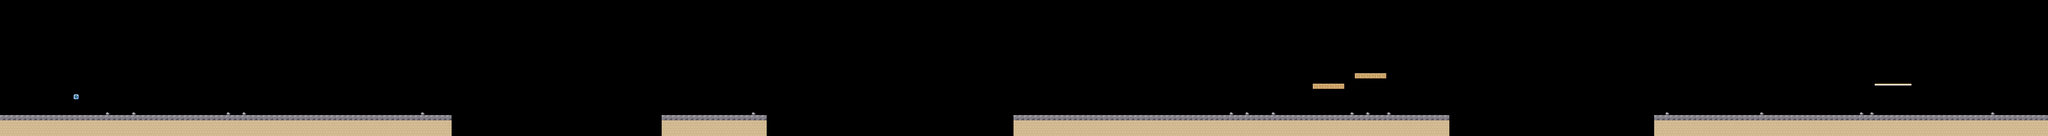

Tiled map render using the project's own tile images. Description and the map definition, with tile-layer contents summarised, below:
An orthogonal 390x26 tile map with 32x32 px tiles, 5 tile layers (background, terrain, blocks, collectibles, ...) and 86 objects (43x lily_pad, 7x enemy, 6x decor, 5x sign, 5x coin, ...).

<map version="1.10" tiledversion="1.10.2" orientation="orthogonal" renderorder="right-down" width="390" height="26" tilewidth="32" tileheight="32" infinite="0" nextlayerid="8" nextobjectid="87">
 <properties>
  <property name="name" value="The Wind Caravan" />
  <property name="subtitle" value="Carpets, pendulums and spirits in the night air" />
  <property name="theme" value="mountain" />
  <property name="music" value="mountain" />
  <property name="next_level" value="level9.tmx" />
  <property name="par_time" type="int" value="230" />
  <property name="difficulty" type="int" value="8" />
 </properties>
 <tileset firstgid="1" source="tileset.tsx" />
 <layer id="1" name="background" width="390" height="26">
  <data>[10140 cells, 0 non-empty, 0 distinct tile ids]</data>
 </layer>
 <layer id="2" name="terrain" width="390" height="26">
  <data>[10140 cells, 1063 non-empty, 3 distinct tile ids]</data>
 </layer>
 <layer id="3" name="blocks" width="390" height="26">
  <data>[10140 cells, 13 non-empty, 2 distinct tile ids]</data>
 </layer>
 <layer id="4" name="collectibles" width="390" height="26">
  <data>[10140 cells, 0 non-empty, 0 distinct tile ids]</data>
 </layer>
 <layer id="5" name="decorations" width="390" height="26">
  <data>[10140 cells, 17 non-empty, 1 distinct tile ids]</data>
 </layer>
 <objectgroup id="7" name="entities">
  <object id="1" name="" type="sign" x="224" y="672" width="32" height="32">
   <properties>
    <property name="text" value="Night wind makes every jump drift.&#10;Face the gust and use the carpet&#10;only after it begins moving." />
   </properties>
  </object>
  <object id="2" name="" type="enemy" x="768" y="448" width="32" height="32">
   <properties>
    <property name="kind" value="bat" />
    <property name="edge_aware" type="bool" value="true" />
    <property name="patrol_tiles" type="int" value="2" />
   </properties>
  </object>
  <object id="3" name="" type="wind" x="832" y="256" width="1120" height="384">
   <properties>
    <property name="strength" type="int" value="88" />
    <property name="on" type="float" value="2.0" />
    <property name="off" type="float" value="1.7" />
   </properties>
  </object>
  <object id="4" name="" type="page" x="1440" y="448" width="32" height="32">
   <properties>
    <property name="index" type="int" value="0" />
   </properties>
  </object>
  <object id="5" name="" type="enemy" x="1792" y="480" width="32" height="32">
   <properties>
    <property name="kind" value="jinn" />
    <property name="edge_aware" type="bool" value="true" />
    <property name="patrol_tiles" type="int" value="2" />
   </properties>
  </object>
  <object id="6" name="" type="checkpoint" x="2240" y="640" width="32" height="64" />
  <object id="7" name="" type="sign" x="2432" y="672" width="32" height="32">
   <properties>
    <property name="text" value="A carpet plus a crosswind is the first lock.&#10;Stay aboard until the lantern platform." />
   </properties>
  </object>
  <object id="8" name="" type="lily_pad" x="2752" y="712" width="96" height="32">
   <properties>
    <property name="flower" type="bool" value="true" />
   </properties>
  </object>
  <object id="9" name="" type="lily_pad" x="2848" y="712" width="96" height="32">
   <properties>
    <property name="flower" type="bool" value="false" />
   </properties>
  </object>
  <object id="10" name="" type="lily_pad" x="2944" y="712" width="96" height="32">
   <properties>
    <property name="flower" type="bool" value="true" />
   </properties>
  </object>
  <object id="11" name="" type="lily_pad" x="3040" y="712" width="96" height="32">
   <properties>
    <property name="flower" type="bool" value="false" />
   </properties>
  </object>
  <object id="12" name="" type="lily_pad" x="3136" y="712" width="96" height="32">
   <properties>
    <property name="flower" type="bool" value="true" />
   </properties>
  </object>
  <object id="13" name="" type="lily_pad" x="3232" y="712" width="96" height="32">
   <properties>
    <property name="flower" type="bool" value="false" />
   </properties>
  </object>
  <object id="14" name="" type="lily_pad" x="3328" y="712" width="96" height="32">
   <properties>
    <property name="flower" type="bool" value="true" />
   </properties>
  </object>
  <object id="15" name="" type="lily_pad" x="3424" y="712" width="96" height="32">
   <properties>
    <property name="flower" type="bool" value="false" />
   </properties>
  </object>
  <object id="16" name="" type="lily_pad" x="3520" y="712" width="96" height="32">
   <properties>
    <property name="flower" type="bool" value="true" />
   </properties>
  </object>
  <object id="17" name="" type="lily_pad" x="3616" y="712" width="96" height="32">
   <properties>
    <property name="flower" type="bool" value="false" />
   </properties>
  </object>
  <object id="18" name="" type="lily_pad" x="3712" y="712" width="96" height="32">
   <properties>
    <property name="flower" type="bool" value="true" />
   </properties>
  </object>
  <object id="19" name="" type="lily_pad" x="3808" y="712" width="96" height="32">
   <properties>
    <property name="flower" type="bool" value="false" />
   </properties>
  </object>
  <object id="20" name="" type="lily_pad" x="3904" y="712" width="96" height="32">
   <properties>
    <property name="flower" type="bool" value="true" />
   </properties>
  </object>
  <object id="21" name="" type="lily_pad" x="4000" y="712" width="96" height="32">
   <properties>
    <property name="flower" type="bool" value="false" />
   </properties>
  </object>
  <object id="22" name="" type="carpet" x="2656" y="640">
   <properties>
    <property name="carpet_width" type="int" value="104" />
    <property name="speed" type="int" value="125" />
   </properties>
   <polyline points="0,0 256,-96 512,-32 768,-128 1024,-32" />
  </object>
  <object id="23" name="" type="wind" x="2912" y="288" width="1216" height="384">
   <properties>
    <property name="strength" type="int" value="95" />
    <property name="on" type="float" value="1.8" />
    <property name="off" type="float" value="1.5" />
    <property name="phase" type="float" value="0.4" />
   </properties>
  </object>
  <object id="24" name="" type="enemy" x="4160" y="672" width="32" height="32">
   <properties>
    <property name="kind" value="jar" />
    <property name="edge_aware" type="bool" value="true" />
    <property name="patrol_tiles" type="int" value="2" />
   </properties>
  </object>
  <object id="25" name="" type="sign" x="4384" y="672" width="32" height="32">
   <properties>
    <property name="text" value="The pendulums are a rhythm puzzle.&#10;Cross on alternating swings;&#10;the lower stones are your recovery route." />
   </properties>
  </object>
  <object id="26" name="" type="lily_pad" x="4672" y="712" width="96" height="32">
   <properties>
    <property name="flower" type="bool" value="true" />
   </properties>
  </object>
  <object id="27" name="" type="lily_pad" x="4768" y="712" width="96" height="32">
   <properties>
    <property name="flower" type="bool" value="false" />
   </properties>
  </object>
  <object id="28" name="" type="lily_pad" x="4864" y="712" width="96" height="32">
   <properties>
    <property name="flower" type="bool" value="true" />
   </properties>
  </object>
  <object id="29" name="" type="lily_pad" x="4960" y="712" width="96" height="32">
   <properties>
    <property name="flower" type="bool" value="false" />
   </properties>
  </object>
  <object id="30" name="" type="lily_pad" x="5056" y="712" width="96" height="32">
   <properties>
    <property name="flower" type="bool" value="true" />
   </properties>
  </object>
  <object id="31" name="" type="lily_pad" x="5152" y="712" width="96" height="32">
   <properties>
    <property name="flower" type="bool" value="false" />
   </properties>
  </object>
  </objectgroup>
</map>
<!-- 55 of 86 objects omitted -->
